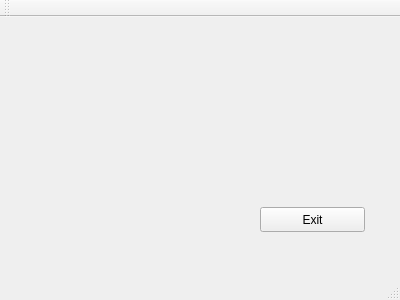
<?xml version="1.0" encoding="UTF-8"?>
<ui version="4.0">
 <class>MainWindow</class>
 <widget class="QMainWindow" name="MainWindow">
  <property name="geometry">
   <rect>
    <x>0</x>
    <y>0</y>
    <width>400</width>
    <height>300</height>
   </rect>
  </property>
  <property name="windowTitle">
   <string>MainWindow</string>
  </property>
  <widget class="QWidget" name="centralWidget">
   <widget class="QPushButton" name="pushButton">
    <property name="geometry">
     <rect>
      <x>260</x>
      <y>190</y>
      <width>105</width>
      <height>25</height>
     </rect>
    </property>
    <property name="text">
     <string>Exit</string>
    </property>
   </widget>
  </widget>
  <widget class="QMenuBar" name="menuBar">
   <property name="geometry">
    <rect>
     <x>0</x>
     <y>0</y>
     <width>400</width>
     <height>22</height>
    </rect>
   </property>
  </widget>
  <widget class="QToolBar" name="mainToolBar">
   <attribute name="toolBarArea">
    <enum>TopToolBarArea</enum>
   </attribute>
   <attribute name="toolBarBreak">
    <bool>false</bool>
   </attribute>
  </widget>
  <widget class="QStatusBar" name="statusBar"/>
 </widget>
 <layoutdefault spacing="6" margin="11"/>
 <resources/>
 <connections/>
</ui>
